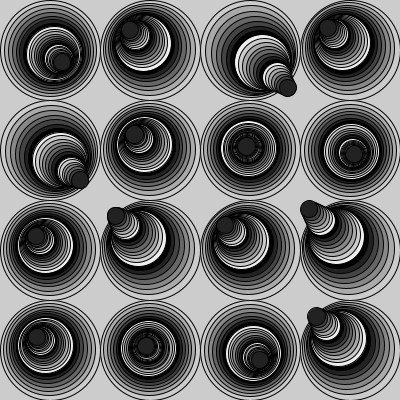
Frame 1 (no input)
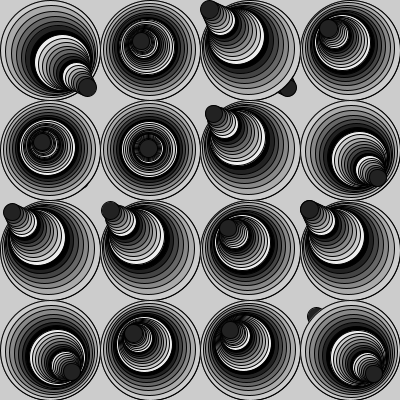
Frame 2 (the mouse pressed at the canvas centre, redrawn once)

The Processing sketch that drew these frames (run headless with seeded random() and noise(); the mouse was pressed at the canvas centre and the sketch redrawn once):

// Processing sketch: sk_recursive_circle_move_for
// ── sk_recursive_circle_move_for.pde
void setup()
{
  size( 400, 400 );
  noLoop();  // アニメーションしない
}

void draw()
{
  for( float fY = 50; fY < 400; fY += 100 )
  {
    for( float fX = 50; fX < 400; fX += 100 )
    {
      drawCircle( fX, fY, 100, random( -2, 2 ), 22 );  // 最初の再帰呼び出し
    }
  }
}

/**
  再帰関数：正円を再帰的に小さくし，fYMove分移動しながら描画する．
*/
void drawCircle( float fX, float fY, float fSize, float fYMove, int iLevel )
{
  if( iLevel > 0 )  // 再帰の継続条件
  {
    // 正円描画
    fill( 34 * ( iLevel % 8 ) );
    circle( fX, fY, fSize );
    
    drawCircle( fX + fYMove, fY + fYMove, fSize * 0.92, fYMove, iLevel - 1 );  // 再帰呼び出し
  }
}
